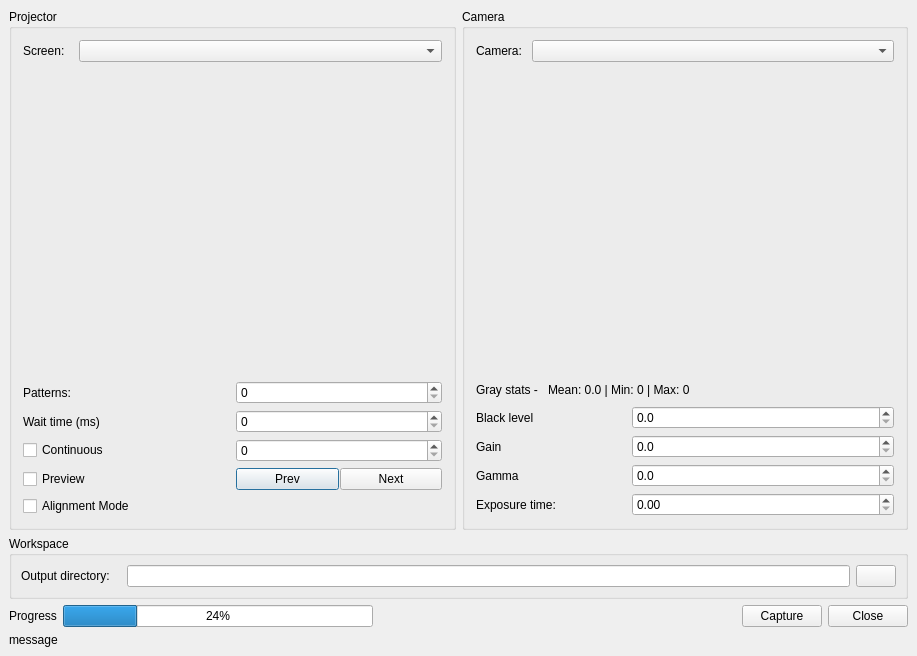
<?xml version="1.0" encoding="UTF-8"?>
<ui version="4.0">
 <class>CaptureDialog</class>
 <widget class="QDialog" name="CaptureDialog">
  <property name="geometry">
   <rect>
    <x>0</x>
    <y>0</y>
    <width>917</width>
    <height>656</height>
   </rect>
  </property>
  <property name="windowTitle">
   <string>CaptureDialog</string>
  </property>
  <layout class="QVBoxLayout" name="verticalLayout">
   <property name="spacing">
    <number>6</number>
   </property>
   <property name="leftMargin">
    <number>9</number>
   </property>
   <property name="topMargin">
    <number>9</number>
   </property>
   <property name="rightMargin">
    <number>9</number>
   </property>
   <property name="bottomMargin">
    <number>9</number>
   </property>
   <item>
    <layout class="QHBoxLayout" name="horizontalLayout">
     <item>
      <widget class="QGroupBox" name="projector_group">
       <property name="title">
        <string>Projector</string>
       </property>
       <layout class="QVBoxLayout" name="verticalLayout_2">
        <item>
         <layout class="QHBoxLayout" name="horizontalLayout_5">
          <item>
           <widget class="QLabel" name="screen_label">
            <property name="maximumSize">
             <size>
              <width>50</width>
              <height>16777215</height>
             </size>
            </property>
            <property name="text">
             <string>Screen:</string>
            </property>
           </widget>
          </item>
          <item>
           <widget class="QComboBox" name="screen_combo">
           </widget>
          </item>
         </layout>
        </item>
        <item>
         <widget class="smcp::ImageLabel" name="projector_image" native="true">
          <property name="sizePolicy">
           <sizepolicy hsizetype="Expanding" vsizetype="Expanding">
            <horstretch>0</horstretch>
            <verstretch>0</verstretch>
           </sizepolicy>
          </property>
         </widget>
        </item>
        <item>
         <widget class="QWidget" name="widget_2" native="true">
          <layout class="QHBoxLayout" name="horizontalLayout_17">
           <property name="leftMargin">
            <number>0</number>
           </property>
           <property name="topMargin">
            <number>0</number>
           </property>
           <property name="rightMargin">
            <number>0</number>
           </property>
           <property name="bottomMargin">
            <number>0</number>
           </property>
           <item>
            <widget class="QLabel" name="projector_patterns_label">
             <property name="text">
              <string>Patterns:</string>
             </property>
            </widget>
           </item>
           <item>
            <widget class="QSpinBox" name="projector_patterns_spin">
            </widget>
           </item>
          </layout>
         </widget>
        </item>
        <item>
         <layout class="QHBoxLayout" name="horizontalLayout_13">
          <item>
           <widget class="QLabel" name="wait_time_label">
            <property name="text">
             <string>Wait time (ms)</string>
            </property>
           </widget>
          </item>
          <item>
           <widget class="QSpinBox" name="wait_time_spin">
            <property name="maximum">
             <number>9999</number>
            </property>
           </widget>
          </item>
         </layout>
        </item>
        <item>
         <layout class="QHBoxLayout" name="horizontalLayout_9">
          <item>
           <widget class="QCheckBox" name="continuous_check">
            <property name="text">
             <string>Continuous</string>
            </property>
           </widget>
          </item>
          <item>
           <widget class="QSpinBox" name="continuous_spin">
           </widget>
          </item>
         </layout>
        </item>
        <item>
         <layout class="QHBoxLayout" name="horizontalLayout_8">
          <item>
           <widget class="QCheckBox" name="test_check">
            <property name="text">
             <string>Preview</string>
            </property>
           </widget>
          </item>
          <item>
           <widget class="QWidget" name="widget" native="true">
            <layout class="QHBoxLayout" name="horizontalLayout_16">
             <property name="spacing">
              <number>1</number>
             </property>
             <property name="leftMargin">
              <number>0</number>
             </property>
             <property name="topMargin">
              <number>0</number>
             </property>
             <property name="rightMargin">
              <number>0</number>
             </property>
             <property name="bottomMargin">
              <number>0</number>
             </property>
             <item>
              <widget class="QPushButton" name="test_prev_button">
               <property name="maximumSize">
                <size>
                 <width>9999</width>
                 <height>16777215</height>
                </size>
               </property>
               <property name="text">
                <string>Prev</string>
               </property>
              </widget>
             </item>
             <item>
              <widget class="QPushButton" name="test_next_button">
               <property name="maximumSize">
                <size>
                 <width>9999</width>
                 <height>16777215</height>
                </size>
               </property>
               <property name="text">
                <string>Next</string>
               </property>
              </widget>
             </item>
            </layout>
           </widget>
          </item>
         </layout>
        </item>
        <item>
         <widget class="QCheckBox" name="alignment_mode_check">
          <property name="text">
           <string>Alignment Mode</string>
          </property>
         </widget>
        </item>
       </layout>
      </widget>
     </item>
     <item>
      <widget class="QGroupBox" name="camera_group">
       <property name="title">
        <string>Camera</string>
       </property>
       <layout class="QVBoxLayout" name="verticalLayout_3">
        <item>
         <layout class="QHBoxLayout" name="horizontalLayout_4">
          <item>
           <widget class="QLabel" name="camera_label">
            <property name="maximumSize">
             <size>
              <width>50</width>
              <height>16777215</height>
             </size>
            </property>
            <property name="text">
             <string>Camera:</string>
            </property>
           </widget>
          </item>
          <item>
           <widget class="QComboBox" name="camera_combo">
           </widget>
          </item>
         </layout>
        </item>
        <item>
         <widget class="smcp::PixmapWidget" name="cameraPreview" native="true">
          <property name="sizePolicy">
           <sizepolicy hsizetype="Expanding" vsizetype="Expanding">
            <horstretch>0</horstretch>
            <verstretch>0</verstretch>
           </sizepolicy>
          </property>
          <property name="minimumSize">
           <size>
            <width>0</width>
            <height>0</height>
           </size>
          </property>
         </widget>
        </item>
        <item>
         <layout class="QHBoxLayout" name="horizontalLayout_7">
          <item>
           <widget class="QLabel" name="camera_gray_label">
            <property name="text">
             <string>Gray stats - </string>
            </property>
           </widget>
          </item>
          <item>
           <widget class="QLabel" name="camera_gray_stats_label">
            <property name="text">
             <string>Mean: 0.0 | Min: 0 | Max: 0</string>
            </property>
           </widget>
          </item>
          <item>
           <spacer name="horizontalSpacer_2">
            <property name="orientation">
             <enum>Qt::Horizontal</enum>
            </property>
            <property name="sizeHint" stdset="0">
             <size>
              <width>40</width>
              <height>20</height>
             </size>
            </property>
           </spacer>
          </item>
         </layout>
        </item>
        <item>
         <layout class="QHBoxLayout" name="horizontalLayout_12">
          <item>
           <widget class="QLabel" name="camera_black_level_label">
            <property name="maximumSize">
             <size>
              <width>150</width>
              <height>16777215</height>
             </size>
            </property>
            <property name="text">
             <string>Black level</string>
            </property>
           </widget>
          </item>
          <item>
           <widget class="QDoubleSpinBox" name="camera_black_level_spin">
            <property name="maximumSize">
             <size>
              <width>9999</width>
              <height>16777215</height>
             </size>
            </property>
            <property name="decimals">
             <number>1</number>
            </property>
           </widget>
          </item>
         </layout>
        </item>
        <item>
         <layout class="QHBoxLayout" name="horizontalLayout_11">
          <item>
           <widget class="QLabel" name="camera_gain_label">
            <property name="maximumSize">
             <size>
              <width>150</width>
              <height>16777215</height>
             </size>
            </property>
            <property name="text">
             <string>Gain</string>
            </property>
           </widget>
          </item>
          <item>
           <widget class="QDoubleSpinBox" name="camera_gain_spin">
            <property name="minimumSize">
             <size>
              <width>128</width>
              <height>0</height>
             </size>
            </property>
            <property name="maximumSize">
             <size>
              <width>9999</width>
              <height>16777215</height>
             </size>
            </property>
            <property name="decimals">
             <number>1</number>
            </property>
           </widget>
          </item>
         </layout>
        </item>
        <item>
         <layout class="QHBoxLayout" name="horizontalLayout_15">
          <item>
           <widget class="QLabel" name="camera_gamma_label">
            <property name="maximumSize">
             <size>
              <width>150</width>
              <height>16777215</height>
             </size>
            </property>
            <property name="text">
             <string>Gamma</string>
            </property>
           </widget>
          </item>
          <item>
           <widget class="QDoubleSpinBox" name="camera_gamma_spin">
            <property name="maximumSize">
             <size>
              <width>9999</width>
              <height>16777215</height>
             </size>
            </property>
            <property name="decimals">
             <number>1</number>
            </property>
            <property name="singleStep">
             <double>0.100000000000000</double>
            </property>
           </widget>
          </item>
         </layout>
        </item>
        <item>
         <layout class="QHBoxLayout" name="camera_exposure_group">
          <item>
           <widget class="QLabel" name="camera_exposure_label">
            <property name="maximumSize">
             <size>
              <width>150</width>
              <height>16777215</height>
             </size>
            </property>
            <property name="toolTip">
             <string>&lt;html&gt;&lt;head/&gt;&lt;body&gt;&lt;p&gt;Adjust to be at least the value of the camera (or larger). This control does not change the actual camera settings.&lt;/p&gt;&lt;/body&gt;&lt;/html&gt;</string>
            </property>
            <property name="text">
             <string>Exposure time:</string>
            </property>
           </widget>
          </item>
          <item>
           <widget class="QDoubleSpinBox" name="camera_exposure_spin"/>
          </item>
         </layout>
        </item>
       </layout>
      </widget>
     </item>
    </layout>
   </item>
   <item>
    <widget class="QGroupBox" name="other_group">
     <property name="title">
      <string>Workspace</string>
     </property>
     <layout class="QVBoxLayout" name="verticalLayout_4">
      <property name="spacing">
       <number>6</number>
      </property>
      <property name="leftMargin">
       <number>9</number>
      </property>
      <property name="topMargin">
       <number>9</number>
      </property>
      <property name="rightMargin">
       <number>9</number>
      </property>
      <property name="bottomMargin">
       <number>9</number>
      </property>
      <item>
       <layout class="QHBoxLayout" name="horizontalLayout_6">
        <item>
         <widget class="QLabel" name="output_dir_label">
          <property name="minimumSize">
           <size>
            <width>100</width>
            <height>0</height>
           </size>
          </property>
          <property name="maximumSize">
           <size>
            <width>16777215</width>
            <height>16777215</height>
           </size>
          </property>
          <property name="text">
           <string>Output directory:</string>
          </property>
         </widget>
        </item>
        <item>
         <widget class="QLineEdit" name="output_dir_line">
         </widget>
        </item>
        <item>
         <widget class="QPushButton" name="output_dir_button">
          <property name="maximumSize">
           <size>
            <width>50</width>
            <height>16777215</height>
           </size>
          </property>
          <property name="focusPolicy">
           <enum>Qt::TabFocus</enum>
          </property>
          <property name="text">
           <string/>
          </property>
          <property name="icon">
           <iconset resource="../../resources/resources.qrc">
            <normaloff>:/icon-folder.svg</normaloff>:/icon-folder.svg</iconset>
          </property>
          <property name="iconSize">
           <size>
            <width>15</width>
            <height>15</height>
           </size>
          </property>
         </widget>
        </item>
       </layout>
      </item>
     </layout>
    </widget>
   </item>
   <item>
    <layout class="QHBoxLayout" name="horizontalLayout_2">
     <item>
      <layout class="QHBoxLayout" name="horizontalLayout_3">
       <item>
        <widget class="QLabel" name="progress_label">
         <property name="text">
          <string>Progress</string>
         </property>
        </widget>
       </item>
       <item>
        <widget class="QProgressBar" name="progress_bar">
         <property name="value">
          <number>24</number>
         </property>
        </widget>
       </item>
      </layout>
     </item>
     <item>
      <spacer name="horizontalSpacer">
       <property name="orientation">
        <enum>Qt::Horizontal</enum>
       </property>
       <property name="sizeHint" stdset="0">
        <size>
         <width>40</width>
         <height>20</height>
        </size>
       </property>
      </spacer>
     </item>
     <item>
      <widget class="QPushButton" name="capture_button">
       <property name="text">
        <string>Capture</string>
       </property>
      </widget>
     </item>
     <item>
      <widget class="QPushButton" name="close_cancel_button">
       <property name="text">
        <string>Close</string>
       </property>
      </widget>
     </item>
    </layout>
   </item>
   <item>
    <widget class="QLabel" name="current_message_label">
     <property name="text">
      <string>message</string>
     </property>
    </widget>
   </item>
  </layout>
 </widget>
 <layoutdefault spacing="6" margin="11"/>
 <customwidgets>
  <customwidget>
   <class>smcp::ImageLabel</class>
   <extends>QWidget</extends>
   <header>ui/preview/ImageLabel.h</header>
   <container>1</container>
  </customwidget>
  <customwidget>
   <class>smcp::PixmapWidget</class>
   <extends>QWidget</extends>
   <header>ui/preview/PixmapWidget.h</header>
   <container>1</container>
  </customwidget>
 </customwidgets>
 <resources>
  <include location="../../resources/resources.qrc"/>
 </resources>
 <connections/>
</ui>
